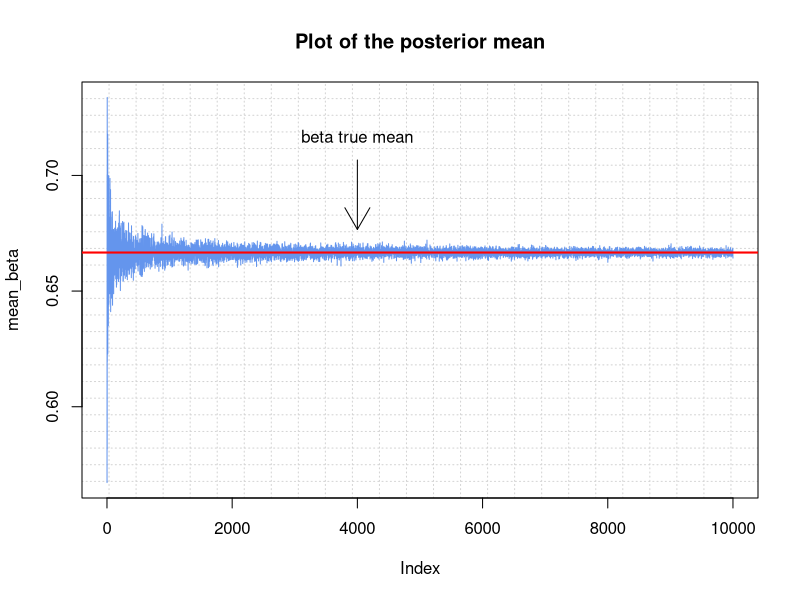
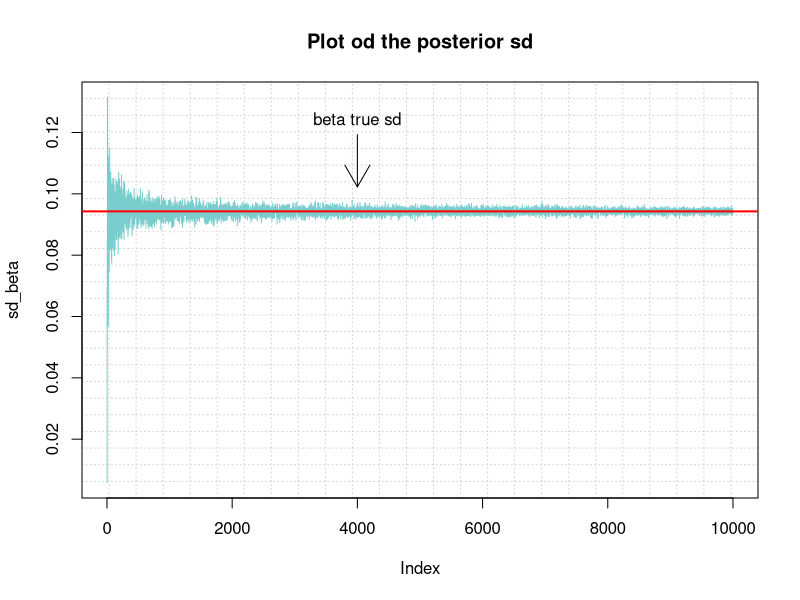
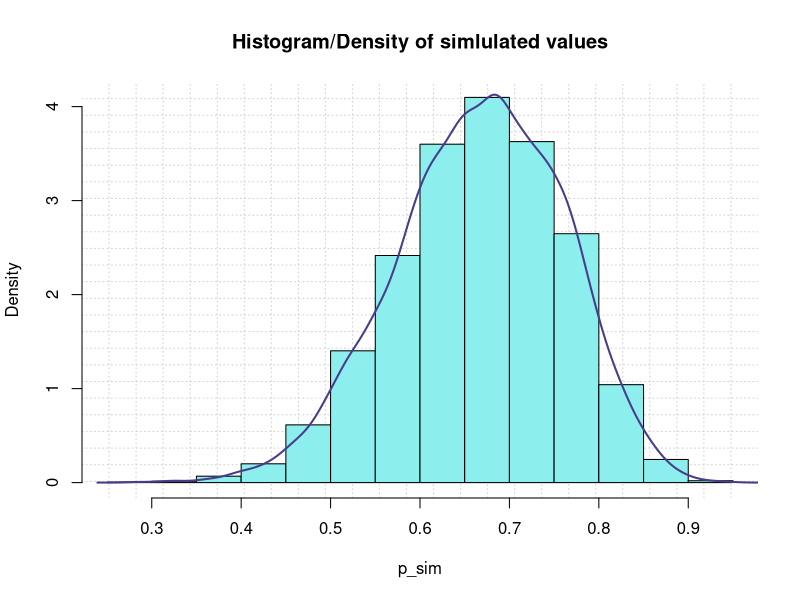
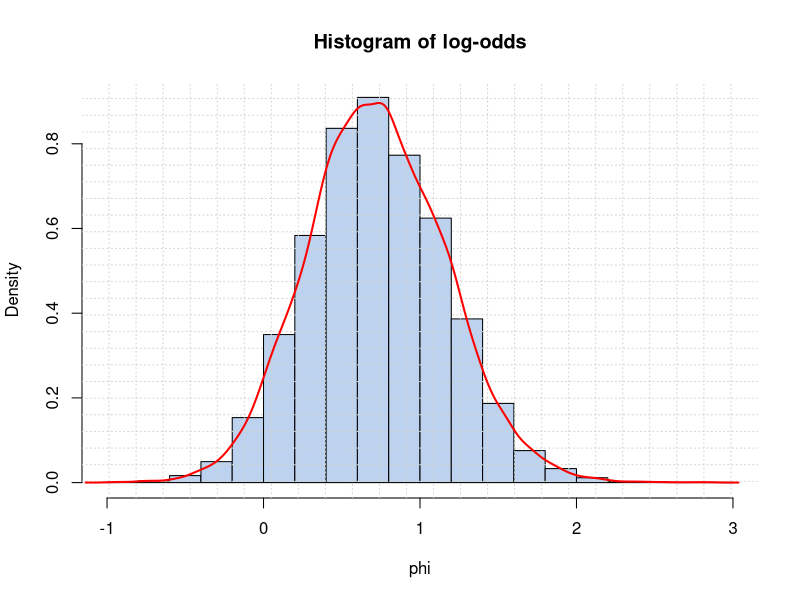
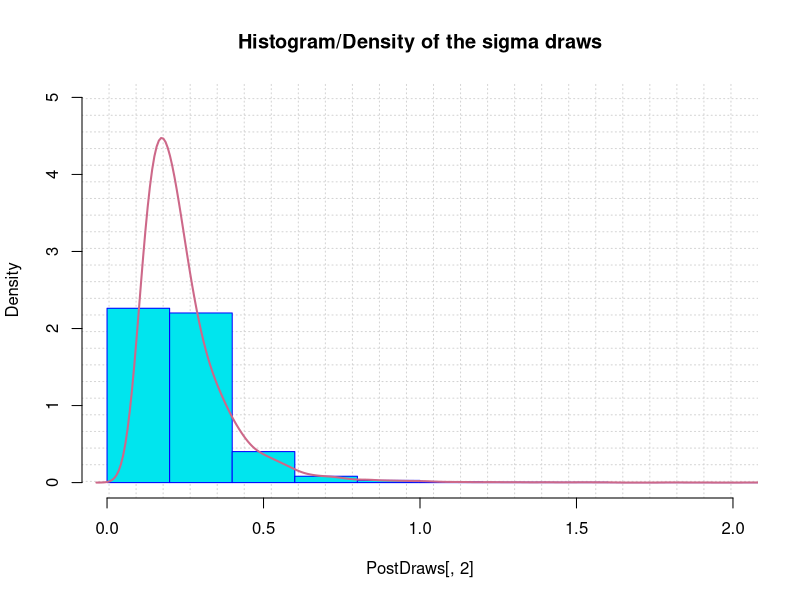
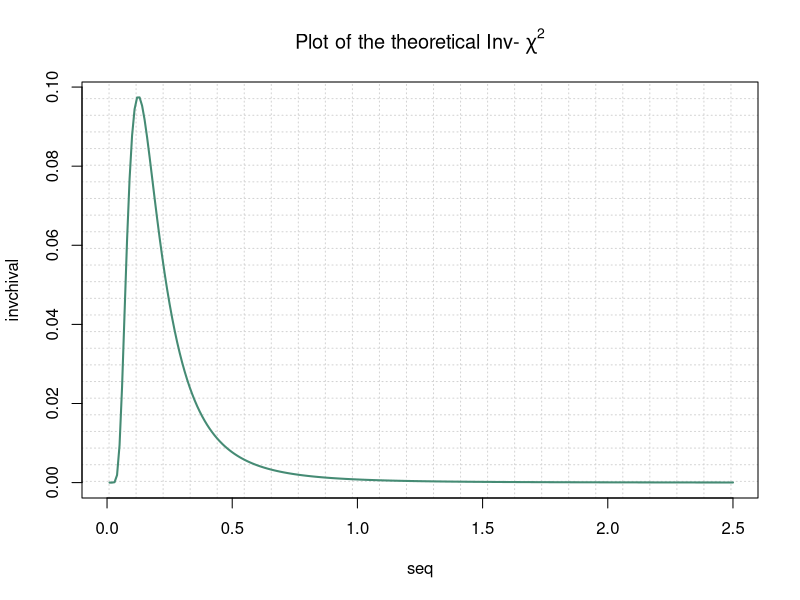
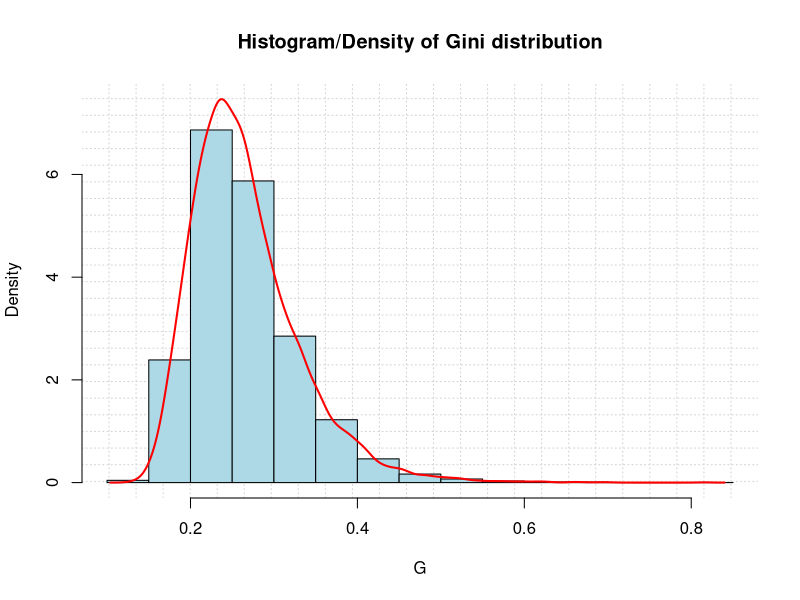
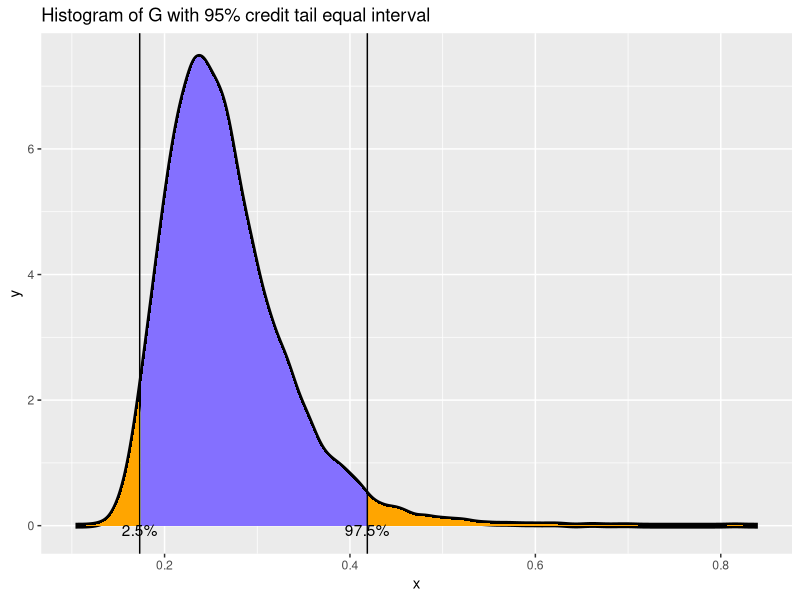

Write R code to recreate these figures, in order.
## ---- chunk 1
# set seed
set.seed(123456)
#initiate vectors for mean and sd
mean_beta=double(length(1:10000))
sd_beta=double(length(1:10000))
# Vector of beta parameters : a,b
ab <- c(16, 8)

# Simulate 1000 draws from the beta posterior: beta_sim
for(i in 1:10000){
  beta_sim <- rbeta(i, ab[1], ab[2])
  mean_beta[i]<-mean(beta_sim)
  sd_beta[i]<-sd(beta_sim)
  
}
# calculate the true mean analytically
beta_true_mean=ab[1]/(ab[1]+ab[2])
# calculate the true sd analytically
beta_true_sd=sqrt((ab[1]*ab[2])/((ab[1]+ab[2])^2*(ab[1]+ab[2]+1)))

## ---- chunk 2
# plot of the posterior mean with abline the true mean
plot(mean_beta,type="l",col="cornflowerblue",main="Plot of the posterior mean",
      panel.first=grid(25,25))
abline(h=beta_true_mean, col="red",lwd=2)
text(x=4000, y=beta_true_mean+0.05, "beta true mean")
arrows(4000, beta_true_mean+0.04, x1 = 4000, y1 = beta_true_mean+0.01, length = 0.25,
       angle =30)
## ---- chunk 3
# plot of the posterior sd with abline the true sd
plot(sd_beta,type="l",col="darkslategray3",main="Plot od the posterior sd",
      panel.first=grid(25,25))
abline(h=beta_true_sd,col="red",lwd=2)
text(x=4000, y=beta_true_sd+0.03, "beta true sd")
arrows(4000, beta_true_sd+0.025, x1 = 4000, y1 = beta_true_sd+0.008, length = 0.25,
       angle =30)
## ---- chunk 4
set.seed(123456)
# sample size
n=10000
# Vector of beta parameters : a,b
ab <- c(16, 8)
# Simulate 1000 draws from the beta posterior: p_sim
p_sim <- rbeta(n, ab[1], ab[2])
# Construct a histogram of the simulated values
hist(p_sim,prob=T,main="Histogram/Density of simlulated values",
     col="darkslategray2", panel.first=grid(25,25))
lines(density(p_sim),lwd=2,col="darkslateblue")

## ---- chunk 5
# Compute the probability that P is smaller than 0.4
prob_sim<-sum(p_sim < 0.4) / n
# the exact value is
prob_exact<-pbeta(0.40, ab[1], ab[2])
# quantile
quant<-quantile(p_sim, c(0.05, 0.95))

cat("The probability <0.4 from simulated data is : ",prob_sim,
    "\nThe exact probability <0.4 is : ",prob_exact)
## ---- chunk 6
# calculate log odds
phi=log(p_sim/(1-p_sim))
# histogram 
hist(phi,prob=T,col="lightsteelblue2",main="Histogram of log-odds")
lines(density(phi),lwd=2,col="red", panel.first=grid(25,25))
## ---- chunk 7
data<-c(14,25, 45, 25, 30, 33, 19, 50, 34, 67)
cat("The mean of the log data is: ",mean(log(data)))
cat("\n")
cat("The variance of log data is: ",var(log(data)))


NormalNonInfoPrior<-function(NDraws,Data){
  
  #####################################################################################
  # PURPOSE: 	Generates samples from the joint posterior distribution of the parameters in the
  #
  #		MODEL: x1,....xn iid Normal(mu,sigma^2) model. 
  #		PRIOR: p(mu,sigma^2) propto 1/sigma^2				
  #
  # INPUT:	NDraw: 		(Scalar)	The number of posterior draws
  #		Data:		(n-by-1)	Data vector of n observations
  #				
  # OUTPUT:	PostDraws:	(NDraws-by-2)	Matrix of posterior draws. 
  #						First column holds draws of mu		
  #						Second column holds draws of sigma^2
  #
  # AUTHOR:	Mattias Villani, Sveriges Riksbank and Stockholm University.
  ######################################################################################
  
  n<-length(Data)
  Datamean<-mean(Data)
  tau2<-(sum((Data-3.5)^2))/n
  PostDraws=matrix(0,NDraws,2)
  PostDraws[,2]<-(n*tau2)/rchisq(NDraws,n)
  PostDraws[,1]<-Datamean+rnorm(NDraws,0,1)*sqrt(PostDraws[,2]/n) # we don't need that in our case
  
  return(PostDraws)
}

## ---- chunk 8
# Generating 1000 draws from the joint posterior density of mu and sigma^2
PostDraws<-NormalNonInfoPrior(10000,log(data)) 
# Plotting the histogram of sigma-draws
hist(PostDraws[,2],prob=T,border="blue",
     main="Histogram/Density of the sigma draws",
     ylim=c(0,5),xlim=c(0,2),col="turquoise2",
      panel.first=grid(25,25))
lines(density(PostDraws[,2], adjust=2), col="palevioletred3", lwd=2)

## ---- chunk 9
# make a grid
seq=seq(0,2.5,0.01)
#tao2=sum((log(salary)-3.5)^2)/10
# inverse chi-square function
invchi<-function(n,x){
  y=2^(-n/2)/gamma(n/2)*x^(-n/2+1)*exp(-1/(2*x))
  return(y)
}
# inverse scaled chi-squared function
invchiscaled<-function(n,x,s){
  y=(n/2)^(-n/2)/gamma(n/2)*s^n*x^(-n/2+1)*exp(-n*s^2/(2*x))
  return(y)
}
#values=invchis(10,seq,tao2)
# make a sample 
invchival=invchi(10,seq)
#ress=as.data.frame(cbind(seq,values))
plot(seq,invchival,type="l", panel.first=grid(25,25),
     col="aquamarine4",lwd=2,
     main=expression(paste("Plot of the theoretical Inv- ",chi^2)))

## ---- chunk 10
# compute gini coefficient
G=2*pnorm(sqrt(PostDraws[,2])/sqrt(2),mean=0,sd=1)-1
# hostogram of the Gini distribution
hist(G,col="lightblue",freq = F,
     main="Histogram/Density of Gini distribution",
     ylim = c(0,7.5), panel.first=grid(25,25))
lines(density(G),col="red",lwd=2)

## ---- chunk 11
#tail credible intervalfor G
interval=quantile(G, c(0.025, 0.975))
cat("The equal tail credit 95% interval is :\n")
interval

## ---- chunk 12

library(dplyr)
library(ggplot2)
# calculate density
dens <- density(G)
# make data tible with case_when
data <- tibble(x = dens$x, y = dens$y) %>% 
  mutate(variable = case_when(
    (x >= interval[1] & x <= interval[2]) ~ "On",
    ( x<=interval[1]) ~ "Off",(x >=interval[2])~"onOff",
    TRUE ~ NA_character_))
#> Warning: package 'bindrcpp' was built under R version 3.4.4
ggplot(data, aes(x, y)) + geom_line(size=2) +
  geom_area(data = filter(data, variable == 'On'), fill = 'lightslateblue') + 
  geom_area(data = filter(data, variable == 'Off'), fill = 'orange')+
  geom_area(data = filter(data, variable == 'onOff'), fill = 'orange')+
  ggtitle("Histogram of G with 95% credit tail equal interval")+
  annotate(geom='text', x=interval[1],y=-0.07, label="2.5%")+
  annotate(geom='text', x=interval[2],y=-0.07, label="97.5%")+
  geom_vline(xintercept = interval[1])+geom_vline(xintercept = interval[2])

## ---- chunk 13
library(coda)
# find the y point that covers 95% probability
# calculate density
dx <- density(G)
# make matrix from x,y in density-dx
mat<-cbind(dx$x,dx$y)
# oreder the matrix by col y decrending
mat<-mat[order(mat[,2], decreasing = TRUE),]
# calculate the probability
dn <- cumsum(mat[,2])/sum(mat[,2])
# fnd the indx of y where 0.95%
bi <- which(dn>=0.95)[1]
# find the y from indx
yy<-mat[bi,2]
# Highest Posterior Density interval

HPI<-HPDinterval(as.mcmc(G), prob=0.95)
cat("The higher posterior interval is :\n")

HPI


## ---- chunk 14
# make tible data
data1 <- tibble(x = dx$x, y = dx$y) %>% 
  mutate(variable = case_when(
    (y >= yy) ~ "On",
    ( y<yy) ~ "Off",
    TRUE ~ NA_character_))
#> Warning: package 'bindrcpp' was built under R version 3.4.4

ggplot(data1, aes(x, y)) + geom_line(size=2) +
  geom_area(data = filter(data1, variable == 'On'), fill = 'skyblue1') + 
  geom_area(data = filter(data1, variable == 'Off'), fill = 'slateblue')+
  annotate(geom='text', y=yy+0.2,x=0.44, label="95% HPI")+
  geom_vline(xintercept = HPI[,1])+geom_vline(xintercept = HPI[,2])+
  geom_hline(yintercept = yy)

## ---- chunk 15
library(knitr)
table<-rbind(interval,HPI)
colnames(table)<-c("lower_bound","higher_bound")
rownames(table)<-c("equal tail credit interval","higher posterior interval")
kable(data.frame(table))
## ---- chunk 16
# data
dat<-c(-2.44,2.14,2.54,1.83,2.02,2.33,-2.79,2.23,2.07,2.02)
# posterior fuction 
posterior<-function(k){
  return (exp(k*(sum(cos(dat-2.39))-1))/besselI(x = k, nu=0)^length(dat))
}
# grid 
steps=seq(0.1,8,0.01)
# initiate vector 
res<-double(length(seq(0.1,8,0.01)))
# loop for every value in grid
for(k in 1:length(steps)){
  res[k]<-posterior(steps[k])
}
#normalize the density so integral is 1
norm_constant=sum(res)*0.01
#normalized sample 
norm_res=res/norm_constant
# 
par(mfrow=c(1,2))
plot(steps,res,type="l",main="Unormalized distribution",
     col="mediumslateblue",lwd=2, panel.first=grid(25,25))
plot(steps,norm_res,type="l",main="Normalized distibution",
     col="mediumturquoise",lwd=2, panel.first=grid(25,25))

## ---- chunk 17
# get the mode function
# getmode <- function(v) {
#   uniqv <- unique(v)
#   uniqv[which.max(uniqv)]
# }
# 
# getmode(norm_res)

# without function
# find the index of the max
indx_mode=which.max(norm_res)
# tale the value 
mode=norm_res[indx_mode]
# plot 
plot(steps,norm_res,type="l",
     main="Plot of Normalized data with mode",
     col="mediumpurple1",lwd=2, panel.first=grid(25,25))
abline(v=steps[indx_mode],lwd=2,lty="dashed",col="mediumorchid1")

